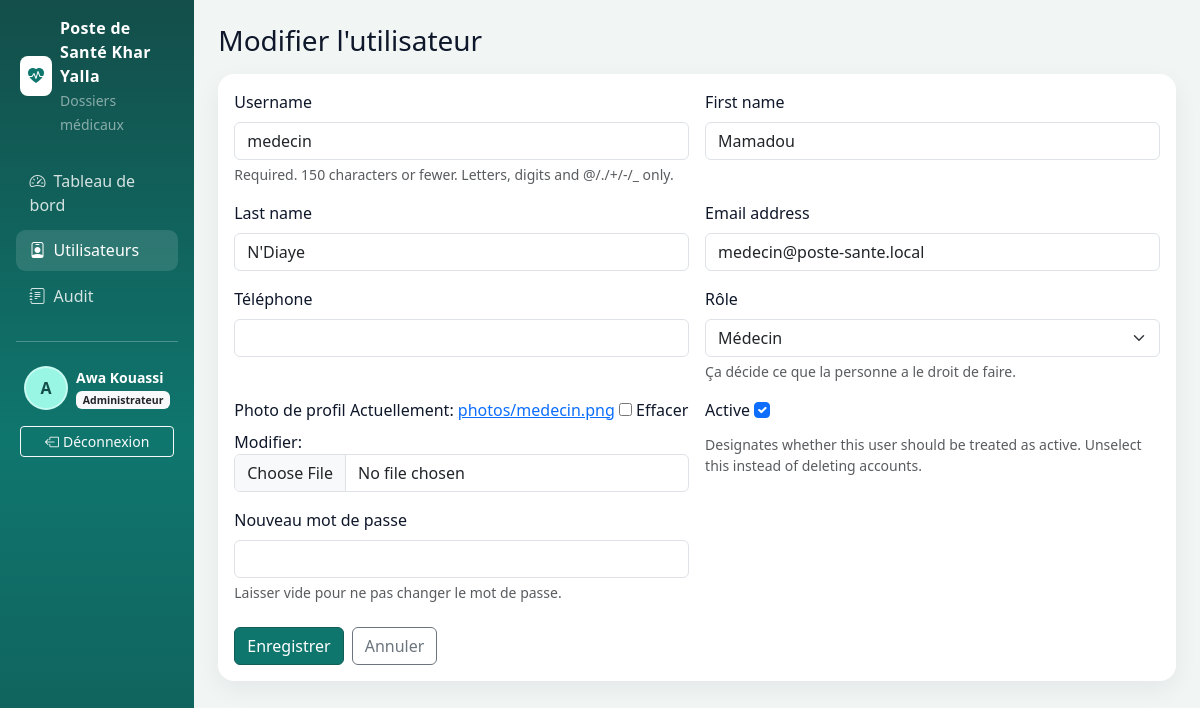
Screenshot of /comptes/utilisateurs/2/modifier/ (signed in) with the database file from the repository.
### accounts/models.py (models this page shows, shortened)
class User(AbstractUser):
    class Role(models.TextChoices):
        ADMIN = "ADMIN", "Administrateur"
        MEDECIN = "MEDECIN", "Médecin"
        INFIRMIER = "INFIRMIER", "Infirmier"
        RECEPTIONNISTE = "RECEPTIONNISTE", "Réceptionniste"
    ROLES_CREABLES = (
        (Role.MEDECIN, "Médecin"),
        (Role.INFIRMIER, "Infirmier"),
        (Role.RECEPTIONNISTE, "Réceptionniste"),
    )
    role = models.CharField(
        "rôle",
        max_length=20,
        choices=Role.choices,
        default=Role.RECEPTIONNISTE,
        help_text="Ça décide ce que la personne a le droit de faire.",
    )
    telephone = models.CharField("téléphone", max_length=30, blank=True)
    photo = models.ImageField(
        "photo de profil",
        upload_to=photo_upload_to,
        blank=True,
        null=True,
    )
    class Meta:
        verbose_name = "utilisateur"
        verbose_name_plural = "utilisateurs"
        ordering = ["last_name", "first_name", "username"]
    def is_admin(self):
        return self.role == self.Role.ADMIN
    def is_medecin(self):
        return self.role == self.Role.MEDECIN
    def is_infirmier(self):
        return self.role == self.Role.INFIRMIER
    def is_receptionniste(self):
        return self.role == self.Role.RECEPTIONNISTE
    def is_soignant(self):
        return self.role in (self.Role.MEDECIN, self.Role.INFIRMIER)

### accounts/views.py (the view, shortened to what this page needs)
# urls.py: path("utilisateurs/<int:pk>/modifier/", UserUpdateView.as_view(), name="utilisateur_modifier"),
class UserUpdateView(AdminMixin, UpdateView):
    model = User
    form_class = UserUpdateForm
    template_name = "accounts/user_form.html"
    success_url = reverse_lazy("accounts:utilisateurs")
    context_object_name = "agent"

### accounts/forms.py (shortened to what this page needs)
class UserUpdateForm(BootstrapFormMixin, forms.ModelForm):
    nouveau_mot_de_passe = forms.CharField(
        required=False,
        widget=forms.PasswordInput(attrs={"class": "form-control", "autocomplete": "new-password"}),
        help_text="Laisser vide pour ne pas changer le mot de passe.",
    )
    class Meta:
        model = User
        fields = (
            "username",
            "first_name",
            "last_name",
            "email",
            "telephone",
            "role",
            "photo",
            "is_active",
        )
    def __init__(self, *args, **kwargs):
        super().__init__(*args, **kwargs)
        if self.instance and self.instance.role == User.Role.ADMIN:
            self.fields["role"].disabled = True
        else:
            self.fields["role"].choices = User.ROLES_CREABLES
        self.fields["photo"].required = False
        self.fields["photo"].widget.attrs["class"] = "form-control"

### accounts/audit.py (called while the page is built)
def masquer_commandes_expirees():
    seuil = timezone.now() - timedelta(hours=24)
    return AuditLog.objects.filter(efface_le__isnull=True, created_at__lt=seuil).update(
        efface_le=timezone.now()
    )

### accounts/context_processors.py (called while the page is built, shortened)
def role_flags(request):
    user = getattr(request, "user", None)
    return {
        "is_admin_role": user.is_admin(),
        "is_medecin_role": user.is_medecin(),
        "is_infirmier_role": user.is_infirmier(),
        "is_reception_role": user.is_receptionniste(),
        "is_soignant_role": user.is_soignant(),
    }

def structure(_request):
    from django.conf import settings
    return {"NOM_STRUCTURE": getattr(settings, "NOM_STRUCTURE", "Poste de Santé Khar Yalla")}

### accounts/permissions.py (called while the page is built)
    def test_func(self):
        user = self.request.user
        if not user.is_authenticated:
            return False
        return user.role in self.allowed_roles

### templates/accounts/user_form.html (shortened to what this page needs)
{% extends "base.html" %}
{% block content %}
<h1 class="h3 mb-3">{% if form.instance.pk %}Modifier l'utilisateur{% else %}Ajouter un utilisateur{% endif %}</h1>
<form method="post" enctype="multipart/form-data" class="card stat-card card-body" novalidate>
  <div class="row g-3">
    {% for field in form %}
      <div class="col-md-6">
        <label class="form-label" for="{{ field.id_for_label }}">{{ field.label }}</label>
        {{ field }}
        {% if field.help_text %}<div class="form-text">{{ field.help_text }}</div>{% endif %}
      </div>
    {% endfor %}
  </div>
  <div class="mt-4 d-flex gap-2">
    <button class="btn btn-success" type="submit">Enregistrer</button>
    <a class="btn btn-outline-secondary" href="{% url 'accounts:utilisateurs' %}">Annuler</a>
  </div>
</form>
{% endblock %}

### templates/base.html (shortened to what this page needs)
<!DOCTYPE html>
<html lang="fr">
<head>
  <link href="https://cdn.jsdelivr.net/npm/bootstrap@5.3.3/dist/css/bootstrap.min.css" rel="stylesheet">
  <link href="https://cdn.jsdelivr.net/npm/bootstrap-icons@1.11.3/font/bootstrap-icons.min.css" rel="stylesheet">
  {% load static %}
  <link rel="stylesheet" href="{% static 'css/app.css' %}">
</head>
<body class="app-body">
  <div class="d-flex">
    <aside class="sidebar text-white p-3 no-print">
      <div class="d-flex align-items-center gap-2 mb-4 px-1">
        <span class="bg-white text-success rounded-3 p-2"><i class="bi bi-heart-pulse-fill"></i></span>
        <div>
          <div class="brand">{{ NOM_STRUCTURE }}</div>
          <small class="text-white-50">Dossiers médicaux</small>
        </div>
      </div>
      <nav class="nav flex-column gap-1">
        <a class="nav-link {% if request.resolver_match.url_name == 'dashboard' %}active{% endif %}" href="{% url 'reports:dashboard' %}">
          <i class="bi bi-speedometer2 me-2"></i>Tableau de bord
        </a>
        {% if is_admin_role %}
        <a class="nav-link {% if request.resolver_match.url_name == 'utilisateurs' or request.resolver_match.url_name == 'utilisateur_creer' or request.resolver_match.url_name == 'utilisateur_modifier' %}active{% endif %}" href="{% url 'accounts:utilisateurs' %}">
          <i class="bi bi-person-badge me-2"></i>Utilisateurs
        </a>
        <a class="nav-link {% if request.resolver_match.url_name == 'audit' %}active{% endif %}" href="{% url 'accounts:audit' %}">
          <i class="bi bi-journal-text me-2"></i>Audit
        </a>
        {% endif %}
      </nav>
      <hr class="border-light opacity-25 my-4">
      <a href="{% url 'accounts:profil' %}" class="d-flex align-items-center gap-2 px-2 text-white text-decoration-none">
        {% if request.user.photo %}
          <img src="{{ request.user.photo.url }}" alt="Photo de profil" class="avatar-profil">
        {% else %}
          <span class="avatar-profil avatar-fallback">{{ request.user.first_name|slice:":1"|default:request.user.username|slice:":1"|upper }}</span>
        {% endif %}
        <div class="small">
          <div class="fw-semibold">{{ request.user.get_full_name|default:request.user.username }}</div>
          <span class="badge text-bg-light text-dark badge-role">{{ request.user.get_role_display }}</span>
        </div>
      </a>
      <form method="post" action="{% url 'accounts:logout' %}" class="mt-3 px-1">
        <button class="btn btn-outline-light btn-sm w-100" type="submit">
          <i class="bi bi-box-arrow-left me-1"></i>Déconnexion
        </button>
      </form>
    </aside>
    <main class="flex-grow-1 p-4">
      {% block content %}{% endblock %}
    </main>
  </div>
</body>
</html>

### static/css/app.css (style rules this page uses)
:root { --hc-teal: #0f766e; --hc-teal-dark: #115e59; --hc-teal-deep: #134e4a; --hc-ink: #0f172a; --hc-muted: #64748b; --hc-bg: #f1f5f4; }
html, body { height: 100%; }
body.app-body { background: var(--hc-bg); color: var(--hc-ink); }
.btn-success { background-color: var(--hc-teal); border-color: var(--hc-teal-dark); }
.text-success { color: var(--hc-teal) !important; }
.sidebar { width: 260px; min-height: 100vh; background: linear-gradient(180deg, var(--hc-teal-deep) 0%, var(--hc-teal) 55%, var(--hc-teal-dark) 100%); }
.sidebar .brand { font-weight: 700; letter-spacing: .02em; }
.sidebar .nav-link { color: rgba(255,255,255,.82); border-radius: .6rem; padding: .55rem .85rem; }
.sidebar .nav-link:hover, .sidebar .nav-link.active { background: rgba(255,255,255,.12); color: #fff; }
.stat-card { border: 0; border-radius: 1rem; box-shadow: 0 8px 24px rgba(15, 23, 42, .06); background: #fff; }
.badge-role { font-weight: 600; }
.avatar-profil { width: 44px; height: 44px; border-radius: 50%; object-fit: cover; border: 2px solid rgba(255,255,255,.45); flex-shrink: 0; }
.avatar-fallback { display: inline-flex; align-items: center; justify-content: center; background: #99f6e4; color: var(--hc-teal-deep); font-weight: 700; }

### rows the page displays
User: user.first_name "A", user.get_full_name "Awa Kouassi", user.role "Administrateur"
User: form "medecin" "Mamadou" "N'Diaye" "medecin@poste-sante.local" "Médecin" "☑"

### other values shown
{{ NOM_STRUCTURE }} "Poste de Santé Khar Yalla"
{{ field.label }} "Username" "First name" "Last name" "Email address" "Téléphone" "Rôle" "Photo de profil" "Active" "Nouveau mot de passe"
{{ field.help_text }} "Required. 150 characters or fewer. Letters, digits and @/./+/-/_ only." "Ça décide ce que la personne a le droit de faire." "Designates whether this user should be treated as active. Unselect this instead of deleting accounts." "Laisser vide pour ne pas changer le mot de passe."
